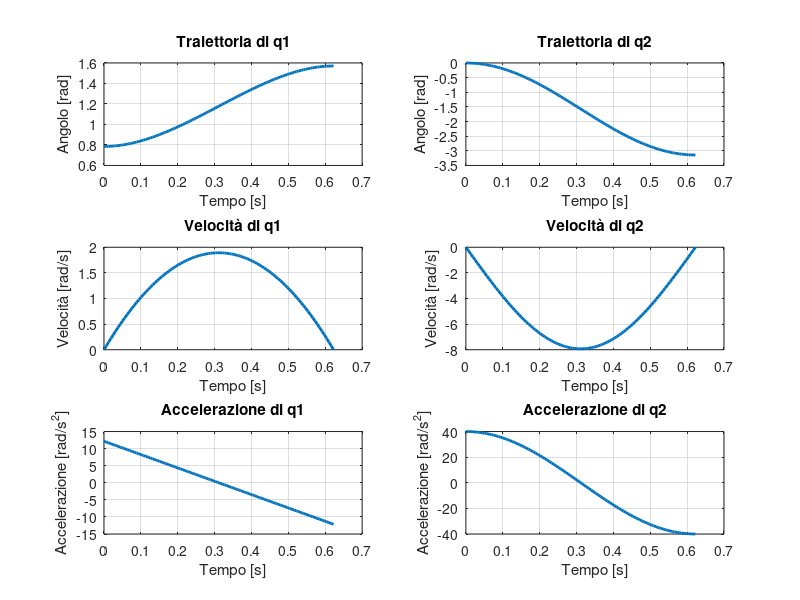

Recreate this plot in MATLAB.
clear all
clc

% Parametri
V1 = 4; % [rad/s]
V2 = 8; % [rad/s]
A1 = 20; % [rad/s^2]
A2 = 40; % [rad/s^2]

% Tempo minimo fattibile
T = 0.6226; % [s]

% Traiettorie
t = linspace(0, T, 100);

q1 = pi/4 + pi/4 * (3 * (t / T).^2 - 2 * (t / T).^3);
q2 = -pi/2 * (1 - cos(pi * t / T));

dq1 = pi/4 * (6 * (t / T.^2) - 6 * (t.^2 / T.^3));
dq2 = -(pi^2 / 2 / T) * sin(pi * t / T);

ddq1 = pi/4 * (6 / T^2 - 12 * t / T^3);
ddq2 = (pi^3 / 2 / T^2) * cos(pi * t / T);

% Tracciare le traiettorie
figure;
subplot(3,2,1);
plot(t, q1, 'LineWidth', 2);
title('Traiettoria di q1');
xlabel('Tempo [s]');
ylabel('Angolo [rad]');
grid on;

subplot(3,2,2);
plot(t, q2, 'LineWidth', 2);
title('Traiettoria di q2');
xlabel('Tempo [s]');
ylabel('Angolo [rad]');
grid on;

subplot(3,2,3);
plot(t, dq1, 'LineWidth', 2);
title('Velocità di q1');
xlabel('Tempo [s]');
ylabel('Velocità [rad/s]');
grid on;

subplot(3,2,4);
plot(t, dq2, 'LineWidth', 2);
title('Velocità di q2');
xlabel('Tempo [s]');
ylabel('Velocità [rad/s]');
grid on;

subplot(3,2,5);
plot(t, ddq1, 'LineWidth', 2);
title('Accelerazione di q1');
xlabel('Tempo [s]');
ylabel('Accelerazione [rad/s^2]');
grid on;

subplot(3,2,6);
plot(t, ddq2, 'LineWidth', 2);
title('Accelerazione di q2');
xlabel('Tempo [s]');
ylabel('Accelerazione [rad/s^2]');
grid on;
